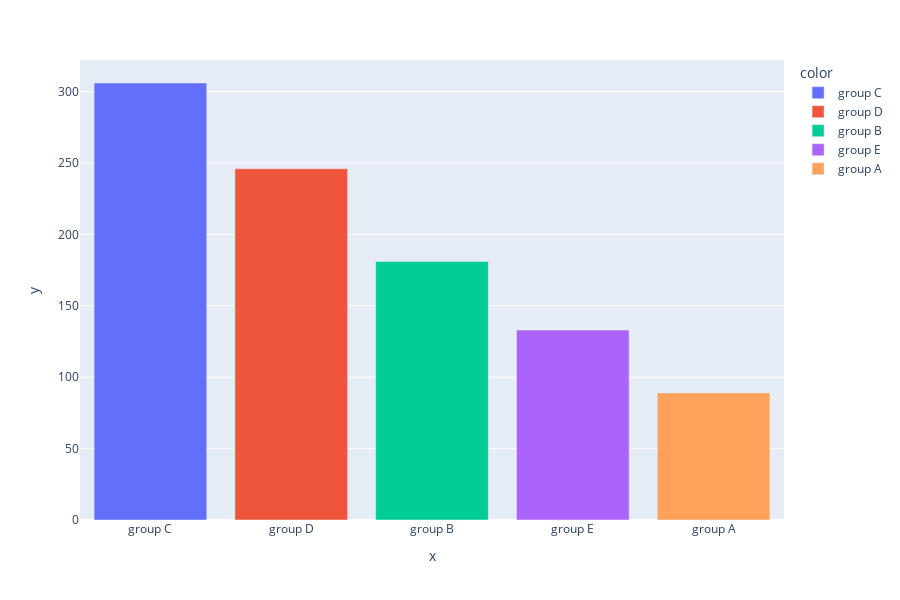

The notebook cell saved with this chart:
### Code cell
barplot_visualization('race/ethnicity')

### Figure 1 — Plotly figure (JSON) as saved in the notebook; plotly's stock layout.template omitted (floating-point values rounded to 4 significant figures)
{"data": [{"alignmentgroup": "True", "hovertemplate": "color=group C<br>x=%{x}<br>y=%{y}<extra></extra>", "legendgroup": "group C", "marker": {"color": "#636efa", "pattern": {"shape": ""}}, "name": "group C", "offsetgroup": "group C", "orientation": "v", "showlegend": true, "textposition": "auto", "type": "bar", "x": ["group C"], "xaxis": "x", "y": [306], "yaxis": "y"}, {"alignmentgroup": "True", "hovertemplate": "color=group D<br>x=%{x}<br>y=%{y}<extra></extra>", "legendgroup": "group D", "marker": {"color": "#EF553B", "pattern": {"shape": ""}}, "name": "group D", "offsetgroup": "group D", "orientation": "v", "showlegend": true, "textposition": "auto", "type": "bar", "x": ["group D"], "xaxis": "x", "y": [246], "yaxis": "y"}, {"alignmentgroup": "True", "hovertemplate": "color=group B<br>x=%{x}<br>y=%{y}<extra></extra>", "legendgroup": "group B", "marker": {"color": "#00cc96", "pattern": {"shape": ""}}, "name": "group B", "offsetgroup": "group B", "orientation": "v", "showlegend": true, "textposition": "auto", "type": "bar", "x": ["group B"], "xaxis": "x", "y": [181], "yaxis": "y"}, {"alignmentgroup": "True", "hovertemplate": "color=group E<br>x=%{x}<br>y=%{y}<extra></extra>", "legendgroup": "group E", "marker": {"color": "#ab63fa", "pattern": {"shape": ""}}, "name": "group E", "offsetgroup": "group E", "orientation": "v", "showlegend": true, "textposition": "auto", "type": "bar", "x": ["group E"], "xaxis": "x", "y": [133], "yaxis": "y"}, {"alignmentgroup": "True", "hovertemplate": "color=group A<br>x=%{x}<br>y=%{y}<extra></extra>", "legendgroup": "group A", "marker": {"color": "#FFA15A", "pattern": {"shape": ""}}, "name": "group A", "offsetgroup": "group A", "orientation": "v", "showlegend": true, "textposition": "auto", "type": "bar", "x": ["group A"], "xaxis": "x", "y": [89], "yaxis": "y"}], "layout": {"barmode": "relative", "height": 600, "legend": {"title": {"text": "color"}, "tracegroupgap": 0}, "margin": {"t": 60}, "xaxis": {"anchor": "y", "domain": [0, 1], "title": {"text": "x"}}, "yaxis": {"anchor": "x", "domain": [0, 1], "title": {"text": "y"}}}}
